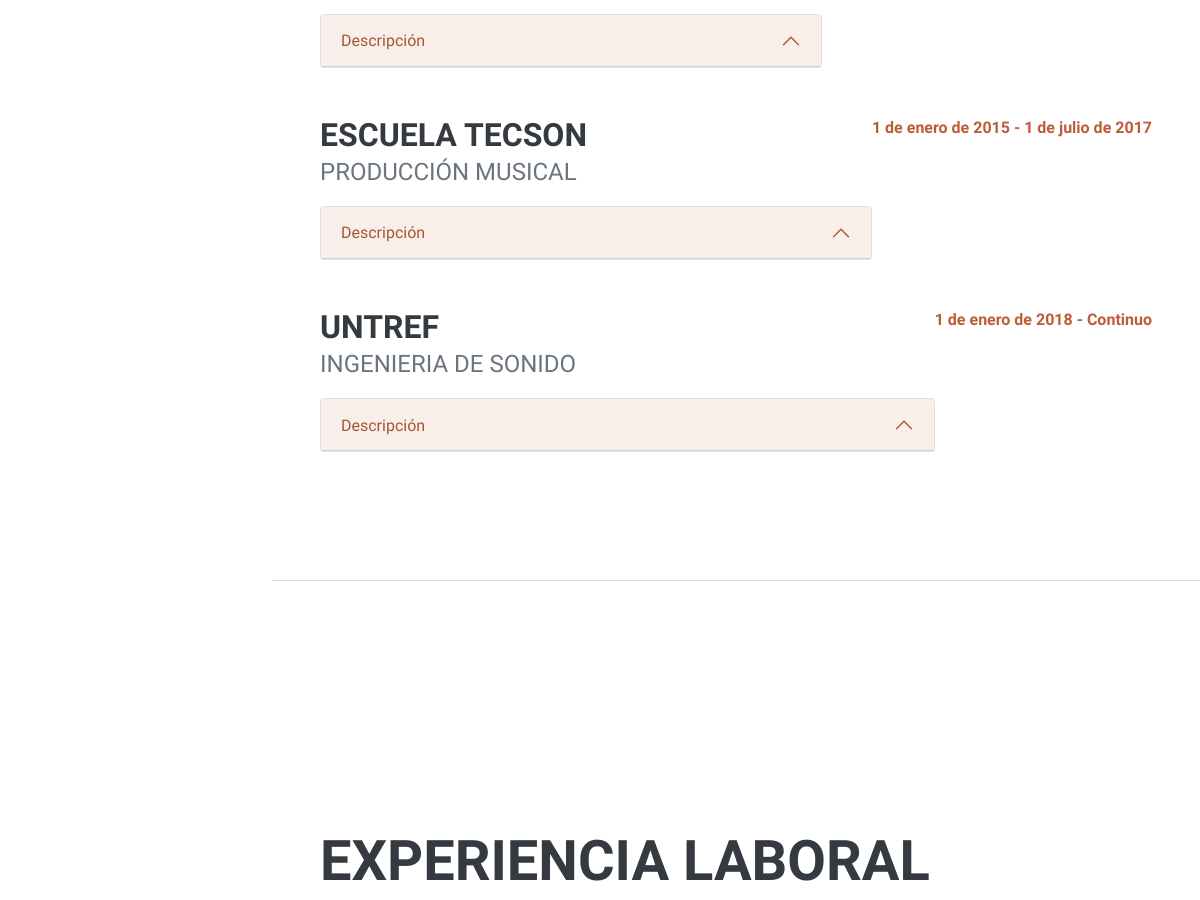
Before: /es/ (middle part) with the older database file.
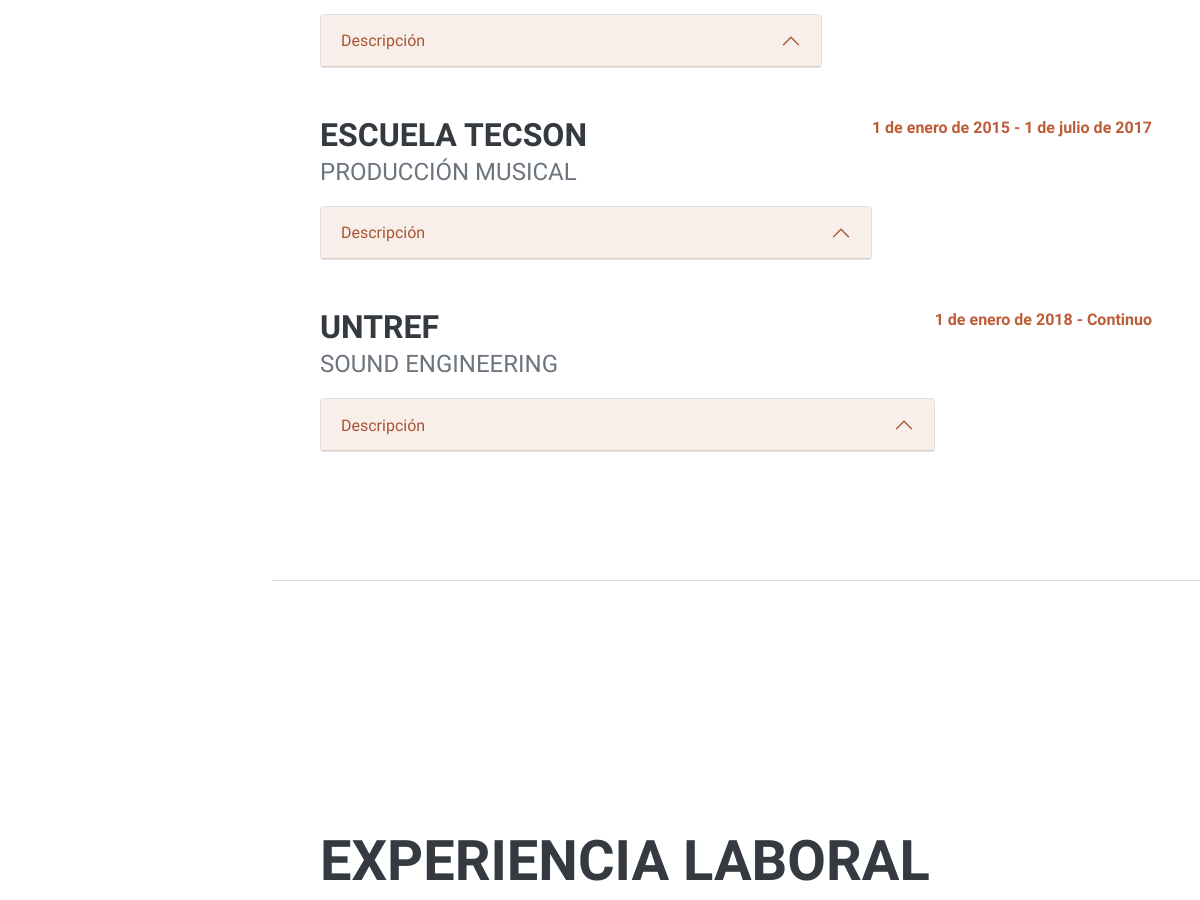
After: the same page with the newer database file.
### web_cv/models.py (models this page shows, shortened)
class Estudios(models.Model):
    institucion = models.CharField(max_length=32)
    grado = models.CharField(max_length=32)
    inicio = models.DateField(null=True)
    fin = models.DateField(null=True)
    descripcion = models.TextField(max_length=254)
    descripcion_en = models.TextField(max_length=254, default="Test")
    i = models.IntegerField()

### web_cv/views.py (the view)
class Main_cv(TemplateView):
    template_name = "web_cv/main_cv.html"
    def get_context_data(self, **kwargs):
        context = super().get_context_data(**kwargs)
        context["estudios"] = list(models.Estudios.objects.all())
        context["trabajos"] = list(models.Trabajos.objects.all())
        return context

### templates/web_cv/main_cv.html (shortened to what this page needs)
<!DOCTYPE html>
{% load static %}
{% load i18n %}
<html lang="es" dir="ltr">
  <head>
    <link href="https://cdn.jsdelivr.net/npm/bootstrap@5.1.3/dist/css/bootstrap.min.css" rel="stylesheet">
    <link href="{% static './web_cv/stylesheet/styles.css' %}" rel="stylesheet">
  </head>
  <body id="page-top">
  {% get_current_language as LANGUAGE_CODE %}
  <div class="container-fluid p-0">
      <section class="resume-section" id="education">
          <div class="resume-section-content">
                  {% if estudios %}
                  {% for obj in estudios %}
                  <div class="d-flex flex-column flex-md-row justify-content-between">
                  <div class="flex-grow-1">
                      <h3 class="mb-0">{{ obj.institucion }}</h3>
                      <div class="subheading mb-3">{{ obj.grado }}</div>
                      <div class="accordion" id="accordionExample">
                        {% if obj.i == 1 %}
                        <div class="accordion-item">
                          <h2 class="accordion-header" id="headingOne">
                            <button class="accordion-button" type="button" data-bs-toggle="collapse" data-bs-target="#collapseOne" aria-expanded="true" aria-controls="collapseOne">
                              {% trans "Descripción" %}
                            </button>
                          </h2>
                          <div id="collapseOne" class="accordion-collapse collapse" aria-labelledby="headingOne" data-bs-parent="#accordionExample">
                          <div class="accordion-body">
                            {% if LANGUAGE_CODE == "es" %}
                            <strong>{{ obj.descripcion|linebreaks }}
                            {% elif LANGUAGE_CODE == "en" %}
                            <strong>{{ obj.descripcion_en|linebreaks }}
                            {% endif %}
                            </div>
                          </div>
                        </div>
                        {% endif %}
                          {% if obj.i == 2 %}
                          <div class="accordion-item">
                            <h2 class="accordion-header" id="headingTwo">
                              <button class="accordion-button" type="button" data-bs-toggle="collapse" data-bs-target="#collapseTwo" aria-expanded="true" aria-controls="collapseTwo">
                                {% trans "Descripción" %}
                              </button>
                            </h2>
                            <div id="collapseTwo" class="accordion-collapse collapse" aria-labelledby="headingTwo" data-bs-parent="#accordionExample">
                            <div class="accordion-body">
                              {% if LANGUAGE_CODE == "es" %}
                              <strong>{{ obj.descripcion|linebreaks }}
                              {% elif LANGUAGE_CODE == "en" %}
                              <strong>{{ obj.descripcion_en|linebreaks }}
                              {% endif %}
                              </div>
                            </div>
                          </div>
                          {% endif %}
                          {% if obj.i == 3 %}
                          <div class="accordion-item">
                            <h2 class="accordion-header" id="headingThree">
                              <button class="accordion-button" type="button" data-bs-toggle="collapse" data-bs-target="#collapseThree" aria-expanded="true" aria-controls="collapseThree">
                                {% trans "Descripción" %}
                              </button>
                            </h2>
                            <div id="collapseThree" class="accordion-collapse collapse " aria-labelledby="headingThree" data-bs-parent="#accordionExample">
                            <div class="accordion-body">
                              {% if LANGUAGE_CODE == "es" %}
                              <strong>{{ obj.descripcion|linebreaks }}
                              {% elif LANGUAGE_CODE == "en" %}
                              <strong>{{ obj.descripcion_en|linebreaks }}
                              {% endif %}
                              </div>
                            </div>
                          </div>
                          {% endif %}
                          </div>
                  </div>
                  {% if obj.i == 3 %}
                  <div class="flex-shrink-0"><span class="text-primary">{{ obj.inicio }} - {% trans "Continuo" %}</span></div>
                  {% else %}
                  <div class="flex-shrink-0"><span class="text-primary">{{ obj.inicio }} - {{ obj.fin }}</span></div>
                  {% endif %}
              </div>
              <br>
              <br>
              {% endfor %}
              {% else %}
              <h3 class="mb-0">Error Template Tags</h3>
              {% endif %}
          </div>
      </section>
      <hr class="m-0" />
      <section class="resume-section" id="experience">
          <div class="resume-section-content">
              <h2 class="mb-5">{% trans "Experiencia Laboral" %}</h2>
          </div>
      </section>
  </body>
</html>

Changed rows visible on the page:
changed Estudios "UNTREF": grado "INGENIERIA DE SONIDO" → "SOUND ENGINEERING"
